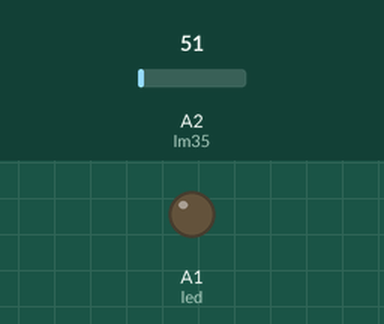
Simulated run of this sketch. Board: Arduino Uno, built with avr-gcc and run on an emulated ATmega328P. Parts: output pins drawn as LEDs (lit = HIGH). The test bench sets the inputs (shaded band); at power-on: A2 (lm35) = 51.

Above: at 1.2 s.
1.3 s: A2 (lm35) set to 120
2.8 s: A2 (lm35) set to 137
At 4.0 s:
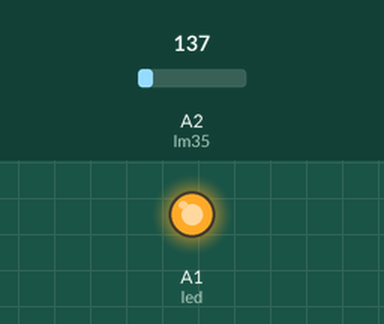
4.3 s: A2 (lm35) set to 112
At 5.3 s:
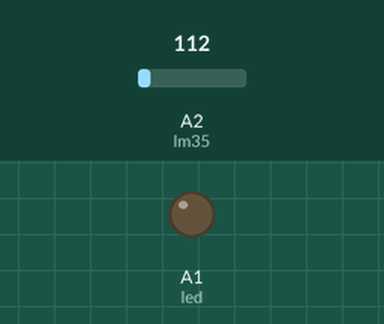
5.8 s: A2 (lm35) set to 163
At 6.6 s:
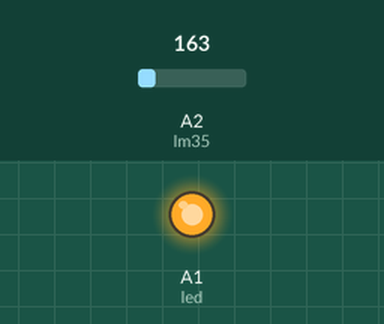
Timing chart, 0 to 8.3 s (numbered marks = the images above; inputs shaded):
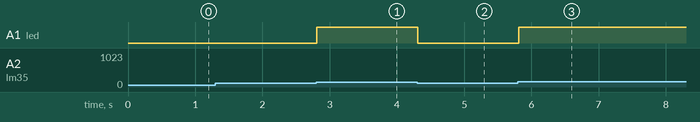

Measured:
- the behaviour switches between 129 and 130 on A2 (lm35) (found by bisection; images 0 and 1)
- after the input at 1.3 s, every drawn part: stays the same
- after the input at 2.8 s, A1 (led): LOW → HIGH at once
- after the input at 4.3 s, A1 (led): HIGH → LOW at once
- after the input at 5.8 s, A1 (led): LOW → HIGH at once

The sketch:

7.5.1.ino
```cpp
int lm35 = A2;
int led = A1;

void setup(){
  pinMode(lm35,INPUT);
  pinMode(led, OUTPUT);
}
void loop(){
  int suhu = analogRead(lm35)/2-1;
  analogWrite(led,suhu*2);
  delay(50);
}
```
